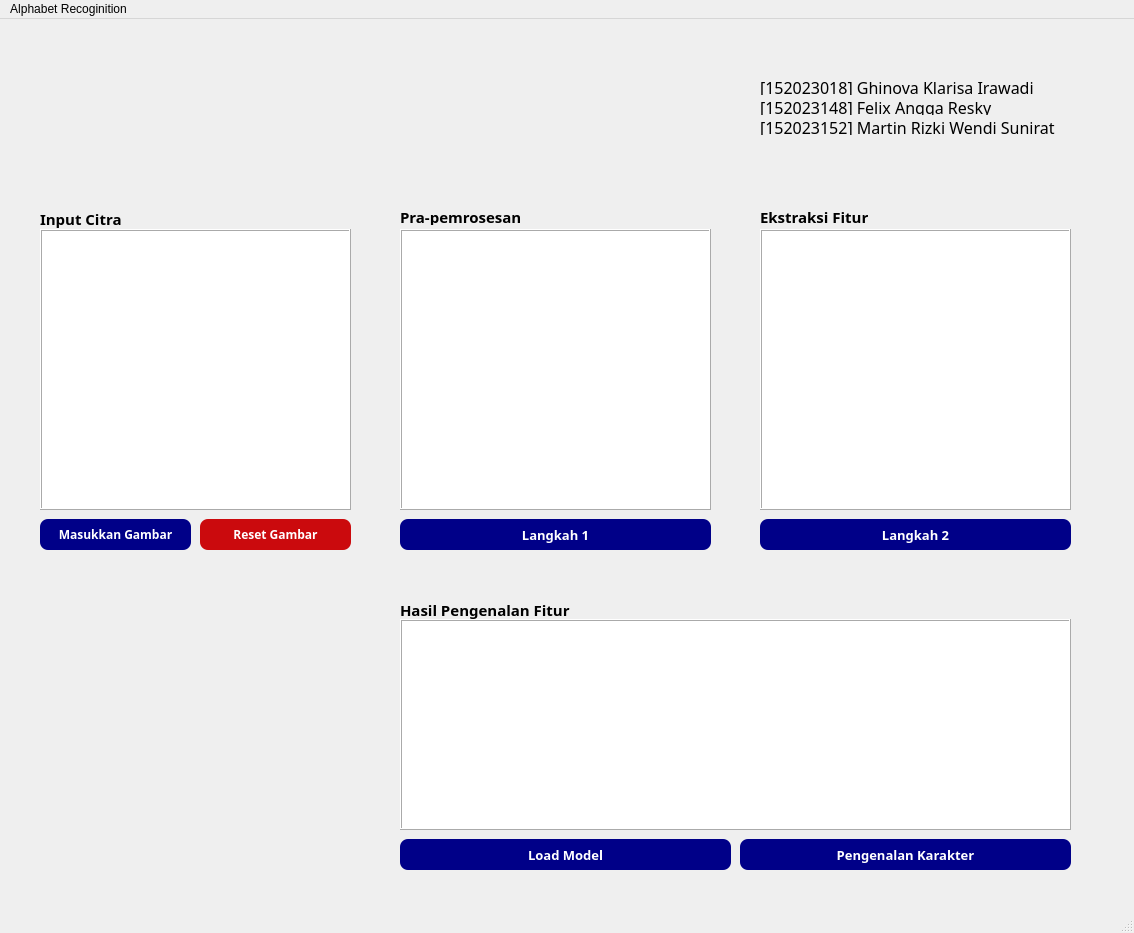
<?xml version="1.0" encoding="UTF-8"?>
<ui version="4.0">
 <class>MainWindow</class>
 <widget class="QMainWindow" name="MainWindow">
  <property name="geometry">
   <rect>
    <x>0</x>
    <y>0</y>
    <width>1134</width>
    <height>933</height>
   </rect>
  </property>
  <property name="windowTitle">
   <string>Hurufin</string>
  </property>
  <property name="styleSheet">
   <string notr="true"/>
  </property>
  <widget class="QWidget" name="centralwidget">
   <widget class="QLabel" name="display_citra">
    <property name="geometry">
     <rect>
      <x>40</x>
      <y>210</y>
      <width>311</width>
      <height>281</height>
     </rect>
    </property>
    <property name="styleSheet">
     <string notr="true">background-color: rgb(255, 255, 255);</string>
    </property>
    <property name="frameShape">
     <enum>QFrame::Box</enum>
    </property>
    <property name="frameShadow">
     <enum>QFrame::Raised</enum>
    </property>
    <property name="text">
     <string/>
    </property>
   </widget>
   <widget class="QLabel" name="display_preprocessing">
    <property name="geometry">
     <rect>
      <x>400</x>
      <y>210</y>
      <width>311</width>
      <height>281</height>
     </rect>
    </property>
    <property name="styleSheet">
     <string notr="true">background-color: rgb(255, 255, 255);</string>
    </property>
    <property name="frameShape">
     <enum>QFrame::Box</enum>
    </property>
    <property name="frameShadow">
     <enum>QFrame::Raised</enum>
    </property>
    <property name="text">
     <string/>
    </property>
   </widget>
   <widget class="QLabel" name="display_ekstraksi">
    <property name="geometry">
     <rect>
      <x>760</x>
      <y>210</y>
      <width>311</width>
      <height>281</height>
     </rect>
    </property>
    <property name="styleSheet">
     <string notr="true">background-color: rgb(255, 255, 255);</string>
    </property>
    <property name="frameShape">
     <enum>QFrame::Box</enum>
    </property>
    <property name="frameShadow">
     <enum>QFrame::Raised</enum>
    </property>
    <property name="text">
     <string/>
    </property>
   </widget>
   <widget class="QPushButton" name="btn_input">
    <property name="geometry">
     <rect>
      <x>40</x>
      <y>500</y>
      <width>151</width>
      <height>31</height>
     </rect>
    </property>
    <property name="font">
     <font>
      <family>STXihei</family>
      <pointsize>9</pointsize>
      <weight>75</weight>
      <bold>true</bold>
     </font>
    </property>
    <property name="styleSheet">
     <string notr="true">background-color: rgb(0, 0, 136);
color: rgb(255, 255, 255);
border-radius: 8px</string>
    </property>
    <property name="text">
     <string>Masukkan Gambar</string>
    </property>
   </widget>
   <widget class="QPushButton" name="btn_step1">
    <property name="geometry">
     <rect>
      <x>400</x>
      <y>500</y>
      <width>311</width>
      <height>31</height>
     </rect>
    </property>
    <property name="font">
     <font>
      <family>STXihei</family>
      <pointsize>10</pointsize>
      <weight>75</weight>
      <bold>true</bold>
     </font>
    </property>
    <property name="styleSheet">
     <string notr="true">background-color: rgb(0, 0, 136);
color: rgb(255, 255, 255);
border-radius: 8px</string>
    </property>
    <property name="text">
     <string>Langkah 1</string>
    </property>
   </widget>
   <widget class="QPushButton" name="btn_step2">
    <property name="geometry">
     <rect>
      <x>760</x>
      <y>500</y>
      <width>311</width>
      <height>31</height>
     </rect>
    </property>
    <property name="font">
     <font>
      <family>STXihei</family>
      <pointsize>10</pointsize>
      <weight>75</weight>
      <bold>true</bold>
     </font>
    </property>
    <property name="styleSheet">
     <string notr="true">background-color: rgb(0, 0, 136);
color: rgb(255, 255, 255);
border-radius: 8px</string>
    </property>
    <property name="text">
     <string>Langkah 2</string>
    </property>
   </widget>
   <widget class="QLabel" name="lbl_input">
    <property name="geometry">
     <rect>
      <x>40</x>
      <y>190</y>
      <width>121</width>
      <height>20</height>
     </rect>
    </property>
    <property name="font">
     <font>
      <family>STXihei</family>
      <pointsize>11</pointsize>
      <weight>75</weight>
      <bold>true</bold>
     </font>
    </property>
    <property name="text">
     <string>Input Citra</string>
    </property>
   </widget>
   <widget class="QLabel" name="lbl_preprocessing">
    <property name="geometry">
     <rect>
      <x>400</x>
      <y>190</y>
      <width>141</width>
      <height>16</height>
     </rect>
    </property>
    <property name="font">
     <font>
      <family>STXihei</family>
      <pointsize>11</pointsize>
      <weight>75</weight>
      <bold>true</bold>
     </font>
    </property>
    <property name="text">
     <string>Pra-pemrosesan</string>
    </property>
   </widget>
   <widget class="QLabel" name="lbl_ekstraksi">
    <property name="geometry">
     <rect>
      <x>760</x>
      <y>190</y>
      <width>121</width>
      <height>16</height>
     </rect>
    </property>
    <property name="font">
     <font>
      <family>STXihei</family>
      <pointsize>11</pointsize>
      <weight>75</weight>
      <bold>true</bold>
     </font>
    </property>
    <property name="text">
     <string>Ekstraksi Fitur</string>
    </property>
   </widget>
   <widget class="QLabel" name="lbl_hasil">
    <property name="geometry">
     <rect>
      <x>400</x>
      <y>580</y>
      <width>201</width>
      <height>21</height>
     </rect>
    </property>
    <property name="font">
     <font>
      <family>STXihei</family>
      <pointsize>11</pointsize>
      <weight>75</weight>
      <bold>true</bold>
     </font>
    </property>
    <property name="text">
     <string>Hasil Pengenalan Fitur</string>
    </property>
   </widget>
   <widget class="QTextBrowser" name="textBrowser">
    <property name="geometry">
     <rect>
      <x>400</x>
      <y>600</y>
      <width>671</width>
      <height>211</height>
     </rect>
    </property>
    <property name="font">
     <font>
      <family>STXihei</family>
      <pointsize>12</pointsize>
     </font>
    </property>
    <property name="styleSheet">
     <string notr="true">background-color: rgb(255, 255, 255);</string>
    </property>
    <property name="frameShape">
     <enum>QFrame::Box</enum>
    </property>
    <property name="frameShadow">
     <enum>QFrame::Raised</enum>
    </property>
   </widget>
   <widget class="QPushButton" name="btn_recognition">
    <property name="geometry">
     <rect>
      <x>740</x>
      <y>820</y>
      <width>331</width>
      <height>31</height>
     </rect>
    </property>
    <property name="font">
     <font>
      <family>STXihei</family>
      <pointsize>10</pointsize>
      <weight>75</weight>
      <bold>true</bold>
     </font>
    </property>
    <property name="styleSheet">
     <string notr="true">background-color: rgb(0, 0, 136);
color: rgb(255, 255, 255);
border-radius: 8px</string>
    </property>
    <property name="text">
     <string>Pengenalan Karakter</string>
    </property>
   </widget>
   <widget class="QPushButton" name="btn_reset">
    <property name="geometry">
     <rect>
      <x>200</x>
      <y>500</y>
      <width>151</width>
      <height>31</height>
     </rect>
    </property>
    <property name="font">
     <font>
      <family>STXihei</family>
      <pointsize>9</pointsize>
      <weight>75</weight>
      <bold>true</bold>
     </font>
    </property>
    <property name="styleSheet">
     <string notr="true">background-color: rgb(203, 10, 13);
color: rgb(255, 255, 255);
border-radius: 8px</string>
    </property>
    <property name="text">
     <string>Reset Gambar</string>
    </property>
   </widget>
   <widget class="QLabel" name="label">
    <property name="geometry">
     <rect>
      <x>-20</x>
      <y>-90</y>
      <width>401</width>
      <height>401</height>
     </rect>
    </property>
    <property name="text">
     <string/>
    </property>
    <property name="pixmap">
     <pixmap>../../data/Hurufin/H (1).png</pixmap>
    </property>
    <property name="scaledContents">
     <bool>true</bool>
    </property>
   </widget>
   <widget class="QLabel" name="label_2">
    <property name="geometry">
     <rect>
      <x>0</x>
      <y>580</y>
      <width>401</width>
      <height>311</height>
     </rect>
    </property>
    <property name="text">
     <string/>
    </property>
    <property name="pixmap">
     <pixmap>../../data/Hurufin/12.png</pixmap>
    </property>
    <property name="scaledContents">
     <bool>true</bool>
    </property>
   </widget>
   <widget class="QLabel" name="label_4">
    <property name="geometry">
     <rect>
      <x>260</x>
      <y>760</y>
      <width>111</width>
      <height>111</height>
     </rect>
    </property>
    <property name="text">
     <string/>
    </property>
    <property name="pixmap">
     <pixmap>../../data/Hurufin/11.png</pixmap>
    </property>
    <property name="scaledContents">
     <bool>true</bool>
    </property>
   </widget>
   <widget class="QLabel" name="label_5">
    <property name="geometry">
     <rect>
      <x>10</x>
      <y>0</y>
      <width>91</width>
      <height>61</height>
     </rect>
    </property>
    <property name="text">
     <string/>
    </property>
    <property name="pixmap">
     <pixmap>../../data/Hurufin/10.png</pixmap>
    </property>
    <property name="scaledContents">
     <bool>true</bool>
    </property>
   </widget>
   <widget class="QLabel" name="label_6">
    <property name="geometry">
     <rect>
      <x>1030</x>
      <y>550</y>
      <width>81</width>
      <height>81</height>
     </rect>
    </property>
    <property name="text">
     <string/>
    </property>
    <property name="pixmap">
     <pixmap>../../data/Hurufin/8.png</pixmap>
    </property>
    <property name="scaledContents">
     <bool>true</bool>
    </property>
   </widget>
   <widget class="QLabel" name="label_7">
    <property name="geometry">
     <rect>
      <x>1030</x>
      <y>170</y>
      <width>61</width>
      <height>61</height>
     </rect>
    </property>
    <property name="text">
     <string/>
    </property>
    <property name="pixmap">
     <pixmap>../../data/Hurufin/15.png</pixmap>
    </property>
    <property name="scaledContents">
     <bool>true</bool>
    </property>
   </widget>
   <widget class="QLabel" name="label_8">
    <property name="geometry">
     <rect>
      <x>820</x>
      <y>480</y>
      <width>441</width>
      <height>541</height>
     </rect>
    </property>
    <property name="text">
     <string/>
    </property>
    <property name="pixmap">
     <pixmap>../../data/Hurufin/13.png</pixmap>
    </property>
    <property name="scaledContents">
     <bool>true</bool>
    </property>
   </widget>
   <widget class="QLabel" name="label_9">
    <property name="geometry">
     <rect>
      <x>-210</x>
      <y>160</y>
      <width>481</width>
      <height>551</height>
     </rect>
    </property>
    <property name="text">
     <string/>
    </property>
    <property name="pixmap">
     <pixmap>../../data/Hurufin/13.png</pixmap>
    </property>
    <property name="scaledContents">
     <bool>true</bool>
    </property>
   </widget>
   <widget class="QLabel" name="label_10">
    <property name="geometry">
     <rect>
      <x>350</x>
      <y>-120</y>
      <width>371</width>
      <height>421</height>
     </rect>
    </property>
    <property name="text">
     <string/>
    </property>
    <property name="pixmap">
     <pixmap>../../data/Hurufin/13.png</pixmap>
    </property>
    <property name="scaledContents">
     <bool>true</bool>
    </property>
   </widget>
   <widget class="QLabel" name="label_11">
    <property name="geometry">
     <rect>
      <x>370</x>
      <y>420</y>
      <width>51</width>
      <height>51</height>
     </rect>
    </property>
    <property name="text">
     <string/>
    </property>
    <property name="pixmap">
     <pixmap>../../data/Hurufin/14.png</pixmap>
    </property>
    <property name="scaledContents">
     <bool>true</bool>
    </property>
   </widget>
   <widget class="QLabel" name="label_12">
    <property name="geometry">
     <rect>
      <x>20</x>
      <y>330</y>
      <width>41</width>
      <height>41</height>
     </rect>
    </property>
    <property name="text">
     <string/>
    </property>
    <property name="pixmap">
     <pixmap>../../data/Hurufin/9.png</pixmap>
    </property>
    <property name="scaledContents">
     <bool>true</bool>
    </property>
   </widget>
   <widget class="QLabel" name="label_13">
    <property name="geometry">
     <rect>
      <x>570</x>
      <y>20</y>
      <width>81</width>
      <height>81</height>
     </rect>
    </property>
    <property name="text">
     <string/>
    </property>
    <property name="pixmap">
     <pixmap>../../data/Hurufin/17.png</pixmap>
    </property>
    <property name="scaledContents">
     <bool>true</bool>
    </property>
   </widget>
   <widget class="QLabel" name="label_14">
    <property name="geometry">
     <rect>
      <x>760</x>
      <y>60</y>
      <width>301</width>
      <height>16</height>
     </rect>
    </property>
    <property name="font">
     <font>
      <family>STXihei</family>
      <pointsize>12</pointsize>
      <weight>50</weight>
      <bold>false</bold>
     </font>
    </property>
    <property name="text">
     <string>[152023018] Ghinova Klarisa Irawadi</string>
    </property>
   </widget>
   <widget class="QLabel" name="label_15">
    <property name="geometry">
     <rect>
      <x>760</x>
      <y>80</y>
      <width>291</width>
      <height>16</height>
     </rect>
    </property>
    <property name="font">
     <font>
      <family>STXihei</family>
      <pointsize>12</pointsize>
     </font>
    </property>
    <property name="text">
     <string>[152023148] Felix Angga Resky</string>
    </property>
   </widget>
   <widget class="QLabel" name="label_16">
    <property name="geometry">
     <rect>
      <x>760</x>
      <y>100</y>
      <width>301</width>
      <height>16</height>
     </rect>
    </property>
    <property name="font">
     <font>
      <family>STXihei</family>
      <pointsize>12</pointsize>
     </font>
    </property>
    <property name="text">
     <string>[152023152] Martin Rizki Wendi Sunirat</string>
    </property>
   </widget>
   <widget class="QLabel" name="label_17">
    <property name="geometry">
     <rect>
      <x>-4</x>
      <y>-8</y>
      <width>1141</width>
      <height>1041</height>
     </rect>
    </property>
    <property name="text">
     <string/>
    </property>
    <property name="pixmap">
     <pixmap>../../data/Hurufin/H.png</pixmap>
    </property>
    <property name="scaledContents">
     <bool>true</bool>
    </property>
   </widget>
   <widget class="QPushButton" name="btn_step3">
    <property name="geometry">
     <rect>
      <x>400</x>
      <y>820</y>
      <width>331</width>
      <height>31</height>
     </rect>
    </property>
    <property name="font">
     <font>
      <family>STXihei</family>
      <pointsize>10</pointsize>
      <weight>75</weight>
      <italic>false</italic>
      <bold>true</bold>
      <strikeout>false</strikeout>
     </font>
    </property>
    <property name="styleSheet">
     <string notr="true">background-color: rgb(0, 0, 136);
color: rgb(255, 255, 255);
border-radius: 8px</string>
    </property>
    <property name="text">
     <string>Load Model</string>
    </property>
   </widget>
   <zorder>label_17</zorder>
   <zorder>label_9</zorder>
   <zorder>label_10</zorder>
   <zorder>label</zorder>
   <zorder>label_8</zorder>
   <zorder>label_2</zorder>
   <zorder>display_citra</zorder>
   <zorder>display_preprocessing</zorder>
   <zorder>display_ekstraksi</zorder>
   <zorder>btn_input</zorder>
   <zorder>btn_step1</zorder>
   <zorder>btn_step2</zorder>
   <zorder>lbl_input</zorder>
   <zorder>lbl_preprocessing</zorder>
   <zorder>lbl_ekstraksi</zorder>
   <zorder>lbl_hasil</zorder>
   <zorder>textBrowser</zorder>
   <zorder>btn_recognition</zorder>
   <zorder>btn_reset</zorder>
   <zorder>label_4</zorder>
   <zorder>label_5</zorder>
   <zorder>label_6</zorder>
   <zorder>label_7</zorder>
   <zorder>label_11</zorder>
   <zorder>label_12</zorder>
   <zorder>label_13</zorder>
   <zorder>label_14</zorder>
   <zorder>label_15</zorder>
   <zorder>label_16</zorder>
   <zorder>btn_step3</zorder>
  </widget>
  <widget class="QMenuBar" name="menubar">
   <property name="geometry">
    <rect>
     <x>0</x>
     <y>0</y>
     <width>1134</width>
     <height>21</height>
    </rect>
   </property>
   <widget class="QMenu" name="menuAlphabet_Recoginition">
    <property name="title">
     <string>Alphabet Recoginition</string>
    </property>
    <addaction name="actionOCR_Tesseract"/>
   </widget>
   <addaction name="menuAlphabet_Recoginition"/>
  </widget>
  <widget class="QStatusBar" name="statusbar"/>
  <action name="actionOCR_Tesseract">
   <property name="text">
    <string>OCR-pytesseract</string>
   </property>
  </action>
 </widget>
 <resources>
  <include location="../../data/Hurufin/src.qrc"/>
 </resources>
 <connections/>
</ui>
